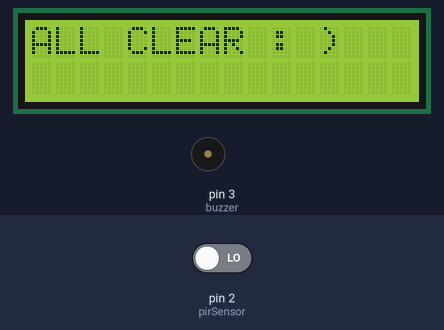
Bench run of a sketch on a simulated Arduino Uno, built with avr-gcc and run on an emulated ATmega328P. Shown: 16×2 character LCD, buzzer (waves = sounding, pin HIGH). Inputs (shaded band) come from the test bench; at power-on: pin 2 (pirSensor) LOW.

Above: at 1.2 s.
1.3 s: pin 2 (pirSensor) driven HIGH
At 1.9 s:
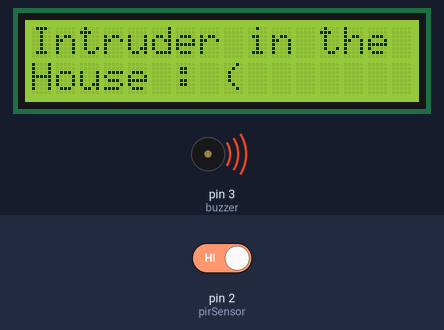
2.8 s: pin 2 (pirSensor) driven LOW
At 5.1 s:
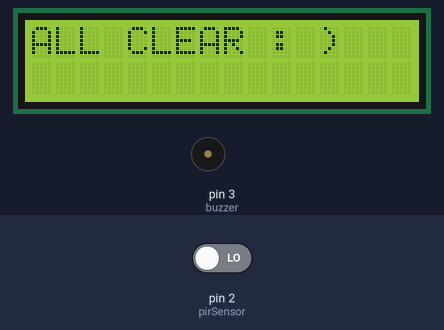
Timing chart, 0 to 6.6 s (numbered marks = the images above; inputs shaded):
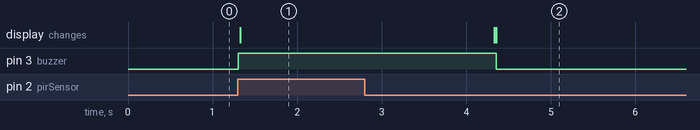

Measured:
- after the input at 1.3 s, pin 3 (buzzer): LOW → HIGH at once; the display: changes at once (image 1)
- after the input at 2.8 s, pin 3 (buzzer): HIGH → LOW after 1.6 s; the display: first differs from a run without the input after 1.6 s (image 2)

The sketch:

group_meralco_pir-sensor.ino
```cpp
#include <Wire.h>
#include <LiquidCrystal_I2C.h>
#define pirSensor 2 // initialize pir sensor pin
#define buzzer 3 // initialize buzzer pin
#define sensorValue boolean // initialize sensorvalue as boolean, maarte kasi ung program di raw narerecognize sa main

LiquidCrystal_I2C lcd(0x27, 16, 2); // Set the LCD address to 0x27 for a 16 chars and 2 line display

void setup() {
  pinMode(pirSensor, INPUT); // initialize the PIR sensor as input value for the buzzer
  pinMode(buzzer, OUTPUT); // initialize the buzzer as output
  Serial.begin(9600); // starting up serial monitor
	lcd.begin(); // set the resolution of 16 by 2 display
}

void loop() {
  lcd.setCursor(0, 0);
  lcd.print("ALL CLEAR : )");

  check_For_Intruder();
}

void check_For_Intruder() {
  boolean sensorValue = digitalRead(pirSensor); // reads the value of the pir sensor

  if (sensorValue == 1) {
    digitalWrite(buzzer, HIGH); // turn on buzzer
    //megalovania();
    //carAlarm();
    lcd.setCursor(0, 0); // column 0, row 0
    lcd.print("Intruder in the ");
    lcd.setCursor(0, 1); // column 0, row 1
    lcd.print("House : (");

    delay(3000);

    lcd.clear();
  }

  else {
    digitalWrite(buzzer, LOW); // turn off buzzer
  }

  delay(10);
}

void megalovania() {
tone(3,294,125);//D4
delay(125);
tone(3,294,125);//D4
delay(125);
tone(3,587,250);//D5
delay(250);
tone(3,440,250);//A4
delay(375);
tone(3,415,125);//Ab4
delay(250);
tone(3,392,250);//G4
delay(250);
tone(3,349,250);//F4
delay(250);
tone(3,294,125);//D4
delay(125);
tone(3,349,125);//F4
delay(125);
tone(3,392,125);//G4
delay(125);
tone(3,261,125);//C4(middle)
delay(62);
tone(3,261,125);//C4(middle)
delay(62);
tone(3,261,125);//C4(middle)
delay(62);
tone(3,261,125);//C4(middle)
delay(62);
tone(3,587,250);//D5
delay(250);
tone(3,440,375);//A4
delay(375);
tone(3,415,125);//Ab4
delay(250);
tone(3,392,250);//G4
delay(250);
tone(3,349,250);//F4
delay(250);
tone(3,294,125);//D4
delay(125);
tone(3,349,125);//F4
delay(125);
tone(3,392,125);//G4
delay(125);
tone(3,247,125);//B3
delay(125);
tone(3,247,125);//B3
delay(125);
tone(3,587,250);//D5
delay(250);
tone(3,440,375);//A4
delay(375);
tone(3,415,125);//Ab4
delay(250);
tone(3,392,250);//G4
delay(250);
tone(3,349,250);//F4
delay(250);
tone(3,294,125);//D4
delay(125);
tone(3,349,125);//F4
delay(125);
tone(3,392,125);//G4
delay(125);
tone(3,233,62);//Bb3
delay(62);
tone(3,233,62);//Bb3
delay(62);
tone(3,233,62);//Bb3
delay(62);
tone(3,233,62);//Bb3
delay(62);
tone(3,587,250);//D5
delay(250);
tone(3,440,375);//A4
delay(375);
tone(3,415,125);//Ab4
delay(250);
tone(3,392,250);//G4
delay(250);
tone(3,349,250);//F4
delay(250);
tone(3,294,125);//D4
delay(125);
tone(3,349,125);//F4
delay(125);
tone(3,392,125);//G4
delay(125);
tone(3,294,125);//D4
delay(125);
tone(3,294,125);//D4
delay(125);
tone(3,587,250);//D5
delay(250);
tone(3,440,375);//A4
delay(375);
tone(3,415,125);//Ab4
delay(250);
tone(3,392,250);//G4
delay(250);
tone(3,349,250);//F4
delay(250);
tone(3,294,125);//D4
delay(125);
tone(3,349,125);//F4
delay(125);
tone(3,392,125);//G4
delay(125);
tone(3,261,125);//C4(middle)
delay(62);
tone(3,261,125);//C4(middle)
delay(62);
tone(3,261,125);//C4(middle)
delay(62);
tone(3,261,125);//C4(middle)
delay(62);
tone(3,587,250);//D5
delay(250);
tone(3,440,375);//A4
delay(375);
tone(3,415,125);//Ab4
delay(250);
tone(3,392,250);//G4
delay(250);
tone(3,349,250);//F4
delay(250);
tone(3,294,125);//D4
delay(125);
tone(3,349,125);//F4
delay(125);
tone(3,392,125);//G4
delay(125);
tone(3,247,125);//B3
delay(125);
tone(3,247,125);//B3
delay(125);
tone(3,587,250);//D5
delay(250);
tone(3,440,375);//A4
delay(375);
tone(3,415,125);//Ab4
delay(250);
tone(3,392,250);//G4
delay(250);
tone(3,349,250);//F4
delay(250);
tone(3,294,125);//D4
delay(125);
tone(3,349,125);//F4
delay(125);
tone(3,392,125);//G4
delay(125);
tone(3,233,62);//Bb3
delay(62);
tone(3,233,62);//Bb3
delay(62);
tone(3,233,62);//Bb3
delay(62);
tone(3,233,62);//Bb3
delay(62);
tone(3,588,250);//D5
delay(250);
tone(3,440,375);//A4
delay(375);
tone(3,415,125);//Ab4
delay(250);
tone(3,392,250);//G4
delay(250);
tone(3,349,250);//F4
delay(250);
tone(3,294,125);//D4
delay(125);
tone(3,349,125);//F4
delay(125);
tone(3,392,125);//G4
delay(125);

/*
//DOEH DEH DEH AH DAH DOOEH DOO AH (INTENSIFIES)

tone(3,587,125);//D5
delay(125);
tone(3,587,125);//D5
delay(125);
tone(3,1175,250);//D6
delay(250);
tone(3,880,250);//A5
delay(325);
tone(3,831,125);//Ab5
delay(250);
tone(3,784,250);//G5
delay(250);
tone(3,698,250);//F5
delay(250);
tone(3,587,125);//D5
delay(125);
tone(3,698,125);//F5
delay(125);
tone(3,784,125);//G5
delay(125);
tone(3,523,125);//C5
delay(125);
tone(3,523,125);//C5
delay(125);
tone(3,1175,250);//D6
delay(250);
tone(3,880,250);//A5
delay(325);
tone(3,831,125);//Ab5
delay(250);
tone(3,784,250);//G5
delay(250);
tone(3,698,250);//F5
delay(250);
tone(3,587,125);//D5
delay(125);
tone(3,698,125);//F5
delay(125);
tone(3,784,125);//G5
delay(125);
tone(3,494,125);//B4
delay(125);
tone(3,494,125);//B4
delay(125);
tone(3,1175,250);//D6
delay(250);
tone(3,880,250);//A5
delay(325);
tone(3,831,125);//Ab5
delay(250);
tone(3,784,250);//G5
delay(250);
tone(3,698,250);//F5
delay(250);
tone(3,587,125);//D5
delay(125);
tone(3,698,125);//F5
delay(125);
tone(3,784,125);//G5
delay(125);
tone(3,466,125);//Bb4
delay(125);
tone(3,466,125);//Bb4
delay(125);
tone(3,1175,250);//D6
delay(250);
tone(3,880,250);//A5
delay(325);
tone(3,831,125);//Ab5
delay(250);
tone(3,784,250);//G5
delay(250);
tone(3,698,250);//F5
delay(250);
tone(3,587,125);//D5
delay(125);
tone(3,698,125);//F5
delay(125);
tone(3,784,125);//G5
delay(125);
tone(3,587,125);//D5
delay(125);
tone(3,587,125);//D5
delay(125);
tone(3,1175,250);//D6
delay(250);
tone(3,880,250);//A5
delay(325);
tone(3,831,125);//Ab5
delay(250);
tone(3,784,250);//G5
delay(250);
tone(3,698,250);//F5
delay(250);
tone(3,587,125);//D5
delay(125);
tone(3,698,125);//F5
delay(125);
tone(3,784,125);//G5
delay(125);
tone(3,523,125);//C5
delay(125);
tone(3,523,125);//C5
delay(125);
tone(3,1175,250);//D6
delay(250);
tone(3,880,250);//A5
delay(325);
tone(3,831,125);//Ab5
delay(250);
tone(3,784,250);//G5
delay(250);
tone(3,698,250);//F5
delay(250);
tone(3,587,125);//D5
delay(125);
tone(3,698,125);//F5
delay(125);
tone(3,784,125);//G5
delay(125);
tone(3,494,125);//B4
delay(125);
tone(3,494,125);//B4
delay(125);
tone(3,1175,250);//D6
delay(250);
tone(3,880,250);//A5
delay(325);
tone(3,831,125);//Ab5
delay(250);
tone(3,784,250);//G5
delay(250);
tone(3,698,250);//F5
delay(250);
tone(3,587,125);//D5
delay(125);
tone(3,698,125);//F5
delay(125);
tone(3,784,125);//G5
delay(125);
tone(3,466,125);//Bb4
delay(125);
tone(3,466,125);//Bb4
delay(125);
tone(3,1175,250);//D6
delay(250);
tone(3,880,250);//A5
delay(325);
tone(3,831,125);//Ab5
delay(250);
tone(3,784,250);//G5
delay(250);
tone(3,698,250);//F5
delay(250);
tone(3,587,125);//D5
delay(125);
tone(3,698,125);//F5
delay(125);
tone(3,784,125);//G5
delay(125);
*/
}

void carAlarm() {
tone(3, 500);
delay(100);
tone(3, 1000);
delay(100);
tone(3, 500);
delay(100);
tone(3, 1000);
delay(100);
tone(3, 500);
delay(100);
tone(3, 1000);
delay(100);
tone(3, 500);
delay(100);
tone(3, 1000);
delay(100);
tone(3, 500);
delay(100);
tone(3, 1000);
delay(100);
tone(3, 500);
delay(100);
tone(3, 1000);
delay(100);
}
```
